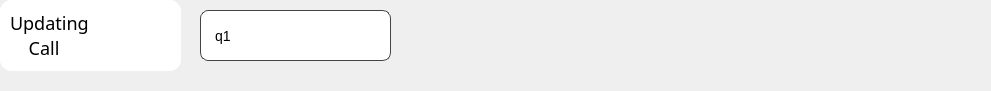
     <widget class="QWidget" name="status_widget" native="true">
      <property name="geometry">
       <rect>
        <x>10</x>
        <y>10</y>
        <width>991</width>
        <height>91</height>
       </rect>
      </property>
      <widget class="QLineEdit" name="destination_name_input">
       <property name="geometry">
        <rect>
         <x>200</x>
         <y>10</y>
         <width>191</width>
         <height>51</height>
        </rect>
       </property>
       <property name="styleSheet">
        <string notr="true">QLineEdit {
    background-color: white;
    color: black;
    border: 1px solid #444444;
    border-radius: 8px;
    padding: 12px;
    font-size: 14px;
}</string>
       </property>
       <property name="inputMask">
        <string>q1</string>
       </property>
       <property name="placeholderText">
        <string>이름을 입력하세요</string>
       </property>
      </widget>
      <widget class="QPushButton" name="not_called_button">
       <property name="geometry">
        <rect>
         <x>10</x>
         <y>0</y>
         <width>161</width>
         <height>71</height>
        </rect>
       </property>
       <property name="minimumSize">
        <size>
         <width>0</width>
         <height>0</height>
        </size>
       </property>
       <property name="maximumSize">
        <size>
         <width>1000</width>
         <height>1000</height>
        </size>
       </property>
       <property name="font">
        <font>
         <family>Noto Sans KR Black</family>
         <pointsize>-1</pointsize>
        </font>
       </property>
       <property name="styleSheet">
        <string notr="true">QPushButton {
    border-radius: 12px;                /* 둥근 테두리 */
    background-color: white;          /* 밝은 회색 배경 */
    padding: 6px 12px;                  /* 내부 여백 */
    text-align: left;                   /* 텍스트 왼쪽 정렬 */
    padding-left: 10px;                 /* 아이콘 공간 확보 */
	font-family: &quot;Noto Sans KR Black&quot;;
    font-size: 18px;
    color: #000000;                     /* 검정색 글자 */
    qproperty-icon: url(:/file/CallBell/bell_off.png);
    qproperty-iconSize: 65px 65px;
}
</string>
       </property>
       <property name="text">
        <string>   Not
Called</string>
       </property>
      </widget>
      <widget class="QPushButton" name="callbell_activated_button">
       <property name="geometry">
        <rect>
         <x>0</x>
         <y>0</y>
         <width>181</width>
         <height>71</height>
        </rect>
       </property>
       <property name="minimumSize">
        <size>
         <width>0</width>
         <height>0</height>
        </size>
       </property>
       <property name="maximumSize">
        <size>
         <width>1000</width>
         <height>1000</height>
        </size>
       </property>
       <property name="font">
        <font>
         <family>Noto Sans KR Black</family>
         <pointsize>-1</pointsize>
        </font>
       </property>
       <property name="styleSheet">
        <string notr="true">QPushButton {
    border-radius: 12px;                /* 둥근 테두리 */
    background-color: white;          /* 밝은 회색 배경 */
    padding: 6px 12px;                  /* 내부 여백 */
    text-align: left;                   /* 텍스트 왼쪽 정렬 */
    padding-left: 10px;                 /* 아이콘 공간 확보 */
	font-family: &quot;Noto Sans KR Black&quot;;
    font-size: 18px;
    color: #000000;                     /* 검정색 글자 */
    qproperty-icon: url(:/file/CallBell/bell_on_red.png);
    qproperty-iconSize: 65px 65px;
}
</string>
       </property>
       <property name="text">
        <string>  CallBell
Activated</string>
       </property>
      </widget>
      <widget class="QPushButton" name="updating_call_button">
       <property name="geometry">
        <rect>
         <x>0</x>
         <y>0</y>
         <width>181</width>
         <height>71</height>
        </rect>
       </property>
       <property name="minimumSize">
        <size>
         <width>0</width>
         <height>0</height>
        </size>
       </property>
       <property name="maximumSize">
        <size>
         <width>1000</width>
         <height>1000</height>
        </size>
       </property>
       <property name="font">
        <font>
         <family>Noto Sans KR Black</family>
         <pointsize>-1</pointsize>
        </font>
       </property>
       <property name="styleSheet">
        <string notr="true">QPushButton {
    border-radius: 12px;                /* 둥근 테두리 */
    background-color: white;          /* 밝은 회색 배경 */
    padding: 6px 12px;                  /* 내부 여백 */
    text-align: left;                   /* 텍스트 왼쪽 정렬 */
    padding-left: 10px;                 /* 아이콘 공간 확보 */
	font-family: &quot;Noto Sans KR Black&quot;;
    font-size: 18px;
    color: #000000;                     /* 검정색 글자 */
    qproperty-icon: url(:/file/CallBell/bell_on.png);
    qproperty-iconSize: 65px 65px;
}
</string>
       </property>
       <property name="text">
        <string>Updating
    Call</string>
       </property>
      </widget>
     </widget>
